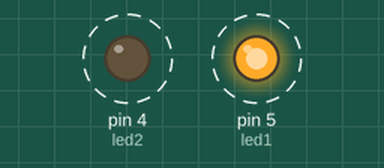
Recording of a sketch running on a simulated Arduino Uno, built with avr-gcc and run on an emulated ATmega328P. Shown: output pins drawn as LEDs (lit = HIGH). Dashed ring = blinking.

Above: at 0.05 s.
Timing chart, 0 to 3.0 s (numbered marks = the images above):
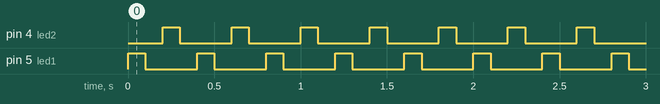

Measured:
- by itself, pin 4 (led2), pin 5 (led1): alternates HIGH for 0.10 s and LOW for 0.30 s

The sketch:

encender_led_puertadigital.ino
```cpp
int led1=5;//D1
int led2=4;//D2

void setup() {
  pinMode(led1,OUTPUT);
  pinMode(led2,OUTPUT);

}

void loop() {
  digitalWrite(led1,HIGH);
  delay(100);
  digitalWrite(led1,LOW);
  delay(100);
  digitalWrite(led2,HIGH);
  delay(100);
  digitalWrite(led2,LOW);
  delay(100);

}
```
